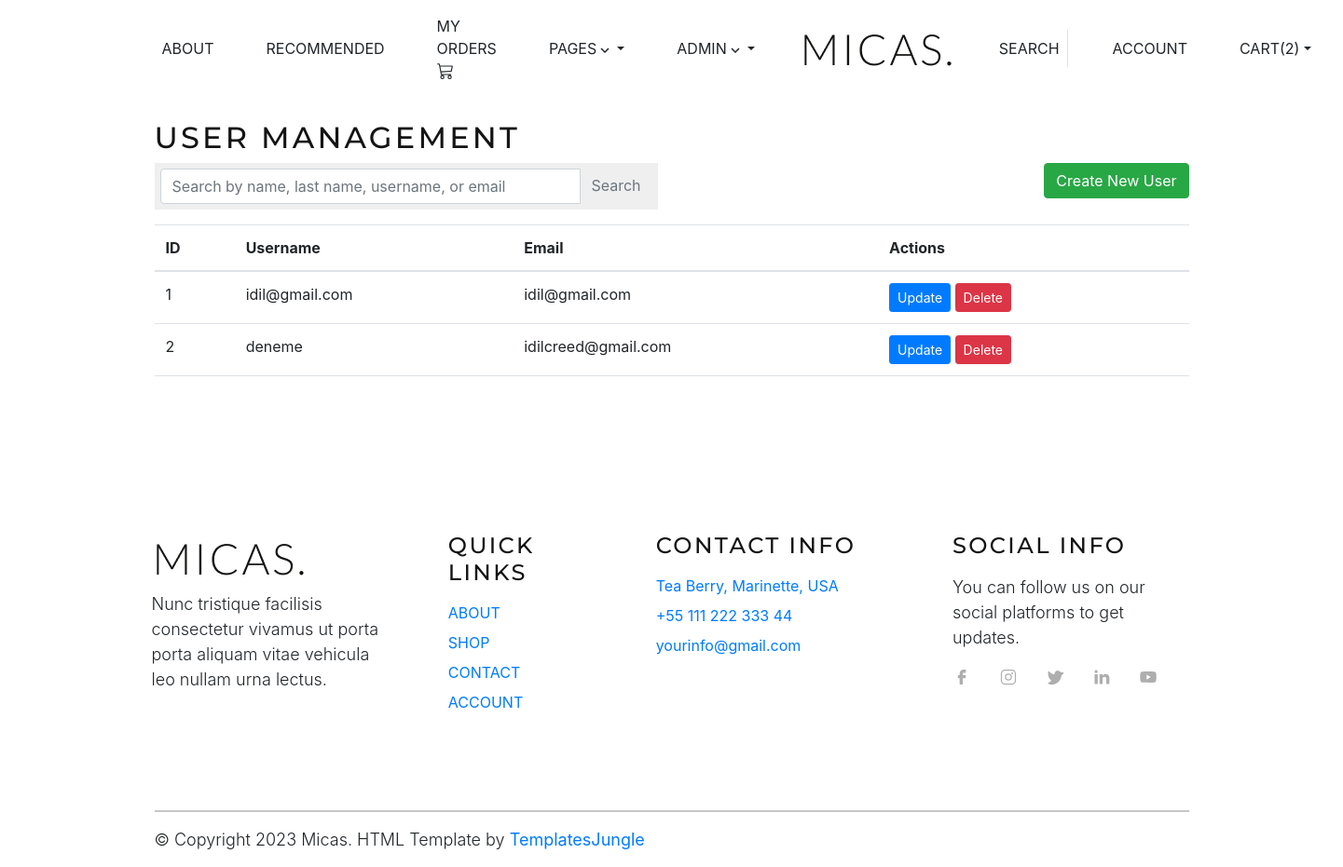
The app's page /usermanagement, older data.
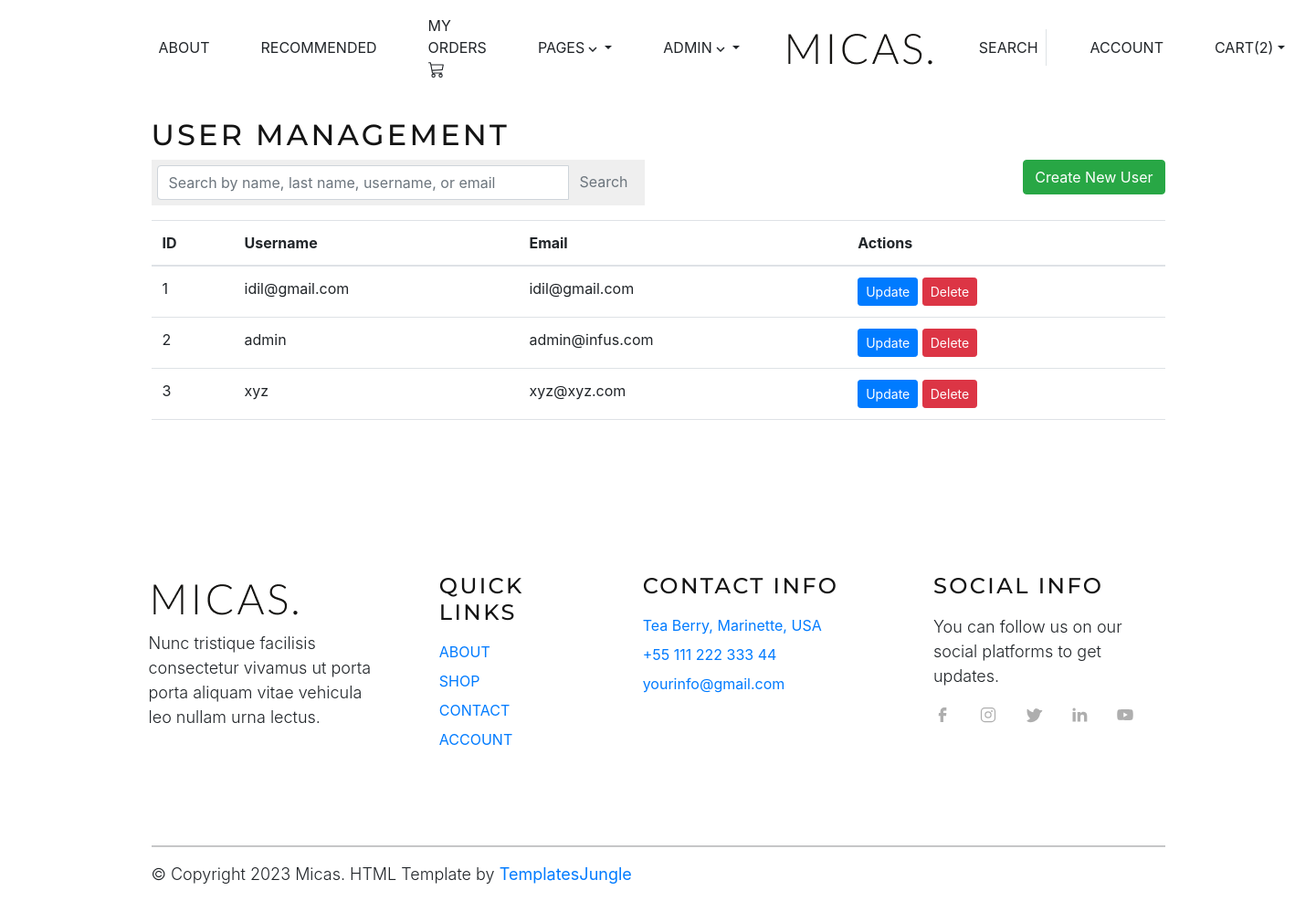
The same page, newer data.
### onlinebookstore/models/user_model.py (models this page shows, shortened)
class User(UserMixin, db.Model):
    __tablename__ = 'user'
    id = db.Column(db.Integer, primary_key=True)
    username = db.Column(db.String(50), unique=True, nullable=False)
    password = db.Column(db.String(100), nullable=False)
    role_id = db.Column(db.Integer)
    first_name = db.Column(db.String(150))
    last_name = db.Column(db.String(150))
    email = db.Column(db.String(150), unique=True)
    cuser = db.Column(db.Integer, db.ForeignKey('user.id'))
    cdate = db.Column(db.DateTime, default=datetime.utcnow)
    uuser = db.Column(db.Integer, db.ForeignKey('user.id'))
    udate = db.Column(db.DateTime, default=datetime.utcnow, onupdate=datetime.utcnow)

### onlinebookstore/controllers/usercontroller.py (the view)
@usercontroller.route('/usermanagement')
def usermanagement():
    users = User.query.all()
    return render_template('usermanagement.html', users=users,  user=current_user)

### onlinebookstore/templates/usermanagement.html (shortened to what this page needs)
{% extends "index.html" %}
{% block content %}
<div class="container mt-4">
    <h2>User Management</h2>
    <div class="row mb-3">
        <div class="col-md-6">
            <div class="input-group">
                <input type="text" class="form-control" id="searchInput" placeholder="Search by name, last name, username, or email">
                <div class="input-group-append">
                    <button class="btn btn-outline-secondary" type="button" id="searchBtn">Search</button>
                </div>
            </div>
        </div>
        <div class="col-md-6 text-right">
            <a href="/createuser" class="btn btn-success" id="createUserBtn">Create New User</a>
        </div>
    </div>
    <table class="table" id="userTable">
        <thead>
            <tr>
                <th>ID</th>
                <th>Username</th>
                <th>Email</th>
                <th>Actions</th>
            </tr>
        </thead>
        <tbody>
            {% for user in users %}
            <tr>
                <td>{{ user.id }}</td>
                <td>{{ user.username }}</td>
                <td>{{ user.email }}</td>
                <td>
                    <button class="btn btn-primary btn-sm updateBtn" data-id="{{ user.id }}">Update</button>
                    <button class="btn btn-danger btn-sm deleteBtn" data-id="{{ user.id }}">Delete</button>
                </td>
            </tr>
            {% endfor %}
        </tbody>
    </table>
</div>
{% endblock %}

### onlinebookstore/templates/index.html (shortened to what this page needs)
<!DOCTYPE html>
<html>
  <head>
    <link rel="stylesheet" type="text/css" href="/static/css/vendor.css">
    <link rel="stylesheet" type="text/css" href="/static/css/bootstrap.min.css">
    <link rel="stylesheet" type="text/css" href="/static/css/style.css">
    <link rel="stylesheet" href="https://stackpath.bootstrapcdn.com/bootstrap/4.3.1/css/bootstrap.min.css">
    <link rel="stylesheet" href="https://cdn.datatables.net/1.11.5/css/jquery.dataTables.min.css">
  </head>
  <body>
    <header id="header" class="site-header bg-white">
      <nav id="header-nav" class="navbar navbar-expand-lg px-3">
        <div class="container">
          <div class="offcanvas offcanvas-end" tabindex="-1" id="bdNavbar" aria-labelledby="bdNavbarOffcanvasLabel">
            <div class="offcanvas-body">
              <ul id="navbar" class="navbar-nav w-100 d-flex justify-content-between align-items-center">
                <ul class="list-unstyled d-lg-flex justify-content-md-between align-items-center">
                  <li class="nav-item">
                    <a class="nav-link text-uppercase ms-0" href="/about">About</a>
                  </li>
                  <li class="nav-item">
                    <a class="nav-link text-uppercase ms-0" href="/recommended">Recommended</a>
                  </li>
                  <li class="nav-item">
                    <a class="nav-link text-uppercase ms-0" href="/myorders" target="_blank">My Orders<svg class="bi mb-1" width="18" height="18"><use xlink:href="#cart-outline"></use></svg></a>
                  </li>
                  <li class="nav-item dropdown">
                    <a class="nav-link text-uppercase dropdown-toggle ms-0" data-bs-toggle="dropdown" href="#" role="button" aria-expanded="false">Pages<svg class="bi" width="18" height="18"><use xlink:href="#chevron-down"></use></svg></a>
                  </li>
                  <li class="nav-item dropdown">
                    <a class="nav-link text-uppercase dropdown-toggle ms-0" data-bs-toggle="dropdown" href="#" role="button" aria-expanded="false">Admin<svg class="bi" width="18" height="18"><use xlink:href="#chevron-down"></use></svg></a>
                  </li>
                </ul>
                <a class="navbar-brand d-none d-lg-block me-0" href="/">
                  <img src="/static/images/main-logo.png" class="logo">
                </a>
                <ul class="list-unstyled d-lg-flex justify-content-between align-items-center">
                  <li class="nav-item search-item">
                    <div id="search-bar" class="border-right d-none d-lg-block">
                      <form action="" autocomplete="on">
                        <input id="search" class="text-dark" name="search" type="text" placeholder="Search Here...">
                        <a type="submit" class="nav-link text-uppercase me-0" href="#">Search</a>
                      </form>
                    </div>
                  </li>
                  <li class="nav-item">
                    <a class="nav-link text-uppercase me-0" href="/logout">Account</a>
                  </li>
                  <li class="cart-dropdown nav-item dropdown">
                    <a class="nav-link text-uppercase dropdown-toggle me-0" data-bs-toggle="dropdown" href="#" role="button" aria-expanded="false">Cart(2)</a>
                  </li>
                  <li class="nav-item dropdown no-arrow">
                </li>
                </ul>
              </ul>
            </div>
          </div>
        </div>
      </nav>
    </header>
    {% block content %}
        {% endblock %}
    <footer id="footer" class="overflow-hidden padding-xlarge pb-0">
      <div class="container">
        <div class="row">
          <div class="footer-top-area pb-5">
            <div class="row d-flex flex-wrap justify-content-between">
              <div class="col-lg-3 col-sm-6 pb-3">
                <div class="footer-menu">
                  <img src="/static/images/main-logo.png" alt="logo" class="mb-2">
                  <p>Nunc tristique facilisis consectetur vivamus ut porta porta aliquam vitae vehicula leo nullam urna lectus.</p>
                </div>
              </div>
              <div class="col-lg-2 col-sm-6 pb-3">
                <div class="footer-menu">
                  <h4 class="widget-title pb-2">Quick Links</h4>
                  <ul class="menu-list list-unstyled">
                    <li class="menu-item text-uppercase pb-2">
                      <a href="about.html">About</a>
                    </li>
                    <li class="menu-item text-uppercase pb-2">
                      <a href="shop.html">Shop</a>
                    </li>
                    <li class="menu-item text-uppercase pb-2">
                      <a href="contact.html">Contact</a>
                    </li>
                    <li class="menu-item text-uppercase pb-2">
                      <a href="/logout">Account</a>
                    </li>
                  </ul>
                </div>
              </div>
              <div class="col-lg-3 col-sm-6 pb-3">
                <div class="footer-menu contact-item">
                  <h4 class="widget-title pb-2">Contact info</h4>
                  <ul class="menu-list list-unstyled">
                    <li class="menu-item pb-2">
                      <a href="#">Tea Berry, Marinette, USA</a>
                    </li>
                    <li class="menu-item pb-2">
                      <a href="#">+55 111 222 333 44</a>
                    </li>
                    <li class="menu-item pb-2">
                      <a href="mailto:">yourinfo@gmail.com</a>
                    </li>
                  </ul>
                </div>
              </div>
              <div class="col-lg-3 col-sm-6 pb-3">
                <div class="footer-menu">
                  <h4 class="widget-title pb-2">Social info</h4>
                  <p>You can follow us on our social platforms to get updates.</p>
                  <div class="social-links">
                    <ul class="d-flex list-unstyled">
                      <li>
                        <a href="#">
                          <svg class="facebook">
                            <use xlink:href="#facebook">
                          </svg>
                        </a>
                      </li>
                      <li>
                        <a href="#">
                          <svg class="instagram">
                            <use xlink:href="#instagram">
                          </svg>
                        </a>
                      </li>
                      <li>
                        <a href="#">
                          <svg class="twitter">
                            <use xlink:href="#twitter">
                          </svg>
                        </a>
                      </li>
                      <li>
                        <a href="#">
                          <svg class="linkedin">
                            <use xlink:href="#linkedin">
                          </svg>
                        </a>
                      </li>
                      <li>
                        <a href="#">
                          <svg class="youtube">
                            <use xlink:href="#youtube">
                          </svg>
                        </a>
                      </li>
                    </ul>
                  </div>
                </div>
              </div>
            </div>
          </div>
        </div>
        <hr>
      </div>
    </footer>
    <div id="footer-bottom">
      <div class="container">
        <div class="row d-flex flex-wrap justify-content-between">
          <div class="col-12">
            <div class="copyright">
              <p>© Copyright 2023 Micas. HTML Template by <a href="https://templatesjungle.com/" target="_blank"><b>TemplatesJungle</b></a></p>
            </div>
          </div>
        </div>
      </div>
    </div>
  </body>
</html>

### onlinebookstore/static/css/style.css (style rules this page uses)
:root { --accent-color: #777777; --light-color: #fff; --black-color: #141414; --gray-color: #F3F3F3; --gray-color-300: #F7F7F7; --gray-color-400: #EFEFEF; --gray-color-500: #AEAEAE; --gray-color-600: #999999; --gray-color-800: #3A3A3A; --light-gray-color: #D7DDDF; --primary-color: #DCAE84; --bs-primary-rgb: 220,174,132; --bs-secondary-rgb: 154,154,154; --dark-color: #212529; --light-blue-color: #EDF1F3; --navbar-color-color: #131814; --swiper-theme-color: #4A4A4A; --swiper-pagination-color: #4A4A4A; }
:root { --body-font : "Lato", sans-serif; --heading-font : "Montserrat", sans-serif; }
*, *::before, *::after { -webkit-box-sizing: border-box; -moz-box-sizing: border-box; box-sizing: border-box; }
html { box-sizing: border-box; }
body { background-color: var(--light-color); font-family: var(--body-font); font-size: 1.125rem; font-weight: 500; line-height: 1.6; margin: 0; }
h1,h2,h3,h4,h5,h6 { font-family: var(--heading-font); font-weight: 300; letter-spacing: 0.1em; text-transform: uppercase; color: var(--black-color); }
h2 { font-size: 4.5rem; }
h4 { font-size: 1.25rem; line-height: 127%; }
p { text-transform: none; letter-spacing: normal; font-size: 1.125rem; font-weight: 300; color: var(--light-dark); }
ul { color: var(--light-dark); }
a { color: var(--dark-color); text-decoration: none; transition: 0.3s color ease-out; }
.padding-xlarge { padding-top: 9.5em; padding-bottom: 9.5em; }
.btn { font-size: 1.125rem; font-weight: 500; text-transform: capitalize; color: var(--black-color); height: fit-content; padding: 0; border-radius: 0; transition: 0.3s ease-in; }
.btn-primary { background-color: var(--primary-color); color: var(--light-color); padding: 10px 22px; border: 0; transition: 0.3s ease; }
textarea, select, input { padding: 8px 0; background: none; border-top: none; border-right: none; border-left: none; border-image: initial; border-bottom: 1px solid var(--black-color); outline: none; }
.form-control { font-size: inherit; font-weight: inherit; line-height: 1.5; color: var(--black-color); background: none; border: none; box-shadow: none; padding: 0; }
.form-control::placeholder { color: var(--gray-color-600); }
#search-bar { position: relative; }
#search-bar input[type="text"] { color: var(--dark-gray-color); height: 40px; display: inline-block; border: none; outline: none; padding-right: 74px; width: 0px; position: absolute; top: 0; right: 0; background: none; z-index: 3; transition: width .4s cubic-bezier(0.000, 0.795, 0.000, 1.000); cursor: pointer; }
.site-header { width: 100%; background-color: var(--white-color); }
.navbar-nav .nav-item a.nav-link { margin-right: 80px; margin-left: 80px; color: var(--dark-color); }
.dropdown-toggle::after { display: none; }
#header-nav .offcanvas-end { width: 70%; border: none; }
@media only screen and (max-width: 1450px) { .navbar-nav .nav-item a.nav-link { margin-right: 40px; margin-left: 40px; } }
.social-links svg { width: 20px; height: 20px; color: var(--gray-color-500); transition: 0.3s ease; }
.social-links li { padding-right: 30px; }
.input-group { padding: 6px; background-color: var(--gray-color-400); }
.input-group button { border: none; }
.table>:not(caption)>*>* { padding: 1.5rem; }

Row changes from the older to the newer data that the page shows:
changed User id 2: username "deneme" → "admin"; email "idilcreed@gmail.com" → "admin@infus.com"
added User: id "3", username "xyz", email "xyz@xyz.com"
